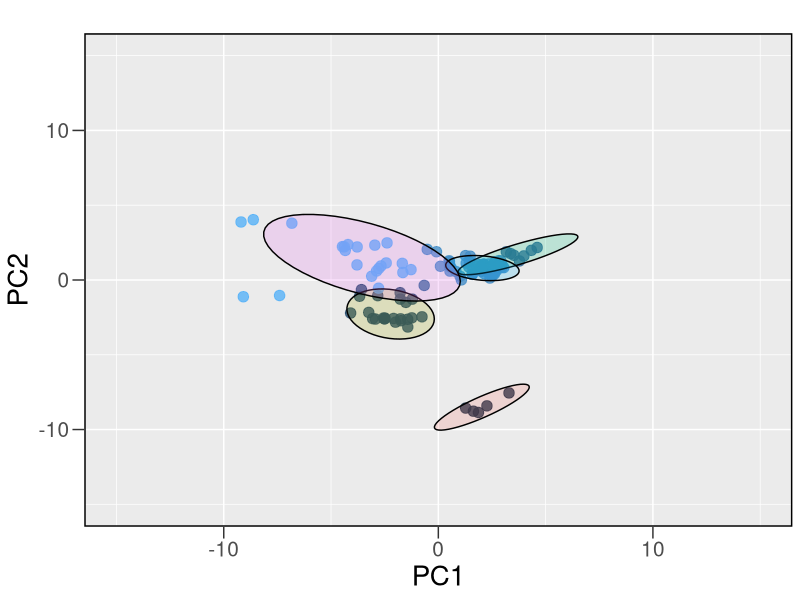

This figure's R source:
## ---- chunk 1
library(readxl)
library(caret)
library(dplyr)
library(ggplot2)
library(cowplot)


df <- read.csv("data.csv")
Activity <- df$Activity
descriptors <- df[, 2:ncol(df)]
data <- descriptors[, which(!apply(descriptors, 2, sd) == 0)]
raw <- cor(data)
df <- data
pca <- prcomp(df, retx=TRUE,scale.=TRUE, center = TRUE)
scores <- pca$x[,1:5]
loadings <- pca$rotation[,1:5]
## ---- chunk 2
summary(pca)
scores
loadings

## ---- chunk 3
km <- kmeans(scores, center=5, nstart=5)
ggdata <- data.frame(scores, Cluster=km$cluster)
### paper numbering
library(grid)
set.seed(23)
x <- ggplot(ggdata, aes(x = PC1, y = PC2, colour = Cluster)) +
  geom_point(aes(fill=factor(Cluster)), size=5, shape=20, pch = 21, alpha = 0.8) +
  ggtitle(" ") +
  stat_ellipse(aes(fill=factor(Cluster)), colour = "black", 
               geom="polygon", level=0.95, alpha=0.2) +
  guides(color=guide_legend("Cluster"),fill=guide_legend("Cluster")) +
  #geom_text(aes(label=compoundnumber), size=7, hjust=0.5, vjust= 1.5, alpha=0.45) +
  theme(
    legend.position=("none"),
    #plot.title = element_text(size=20, face="bold", colour="black", vjust = 2, hjust=-0.07),
    panel.border = element_rect(linetype = "solid", colour = "black", fill = NA, size = 1),
    axis.text.y = element_text(size = 15),
    axis.ticks.length = unit(0.3, "cm"),
    axis.text.x = element_text(size = 15),
    legend.title=element_blank(),
    axis.title.x = element_text(color="black", size=20),
    axis.title.y = element_text(color="black", size=20)) +
  coord_cartesian(ylim = c(-15, 15), xlim = c(-15, 15))
x
